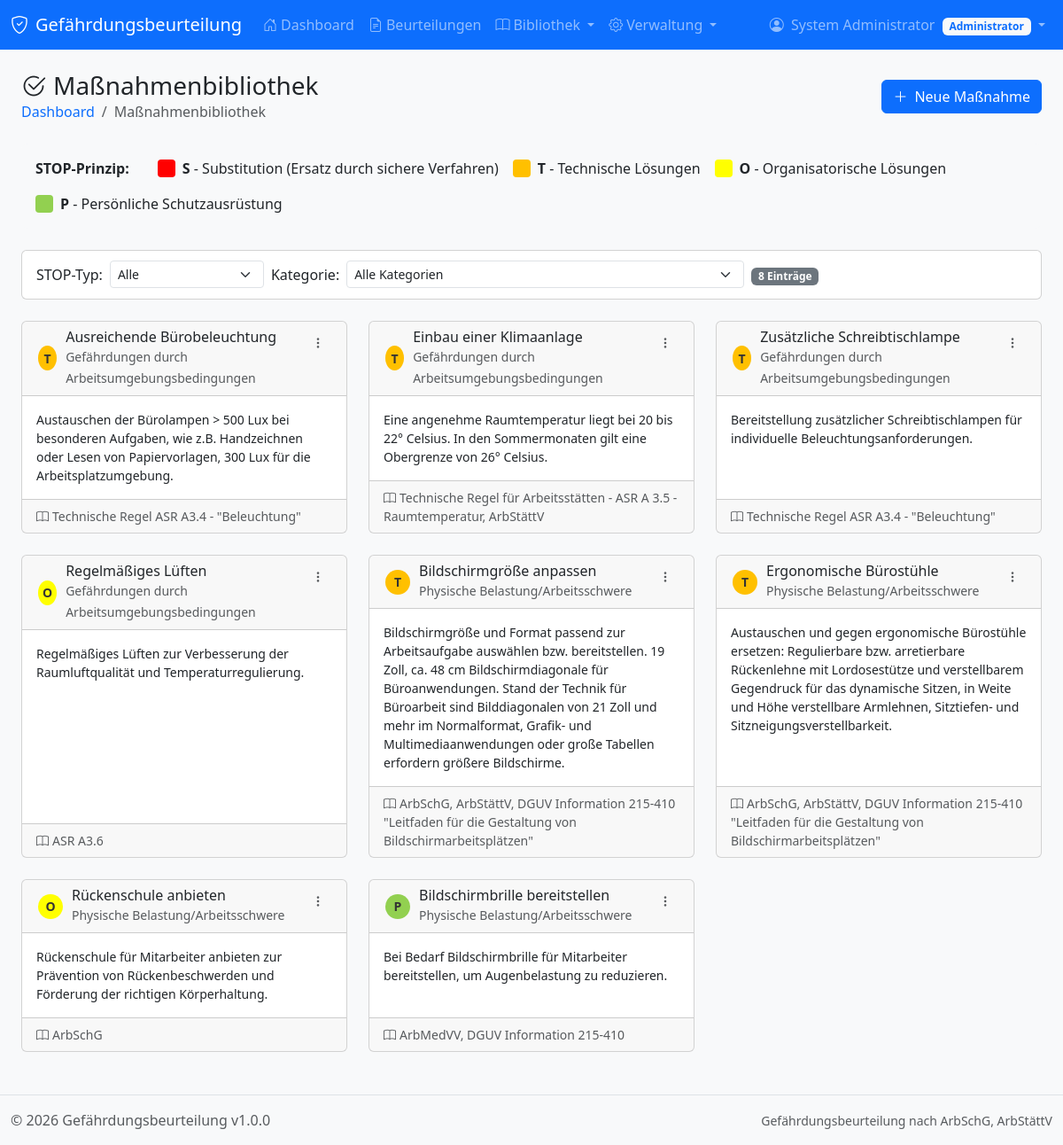
/bibliothek/massnahmen.php (signed in), run on the app's committed database.
### tables this page shows
CREATE TABLE `massnahmen_bibliothek` (
    `id` INT UNSIGNED NOT NULL AUTO_INCREMENT,
    `kategorie_id` INT UNSIGNED DEFAULT NULL,
    `titel` VARCHAR(200) NOT NULL,
    `beschreibung` TEXT NOT NULL,
    `stop_typ` ENUM('S', 'T', 'O', 'P') NOT NULL,
    `gesetzliche_grundlage` TEXT DEFAULT NULL,
    `erstellt_von` INT UNSIGNED DEFAULT NULL,
    `erstellt_am` DATETIME NOT NULL DEFAULT CURRENT_TIMESTAMP,
    `aktualisiert_am` DATETIME NOT NULL DEFAULT CURRENT_TIMESTAMP ON UPDATE CURRENT_TIMESTAMP,
    PRIMARY KEY (`id`),
    KEY `idx_kategorie` (`kategorie_id`),
    KEY `idx_stop_typ` (`stop_typ`),
    CONSTRAINT `fk_massnahme_kategorie` FOREIGN KEY (`kategorie_id`) REFERENCES `gefaehrdung_kategorien` (`id`) ON DELETE SET NULL,
    CONSTRAINT `fk_massnahme_benutzer` FOREIGN KEY (`erstellt_von`) REFERENCES `benutzer` (`id`) ON DELETE SET NULL
);

CREATE TABLE `gefaehrdung_kategorien` (
    `id` INT UNSIGNED NOT NULL AUTO_INCREMENT,
    `nummer` VARCHAR(10) NOT NULL,
    `name` VARCHAR(200) NOT NULL,
    `beschreibung` TEXT DEFAULT NULL,
    `sortierung` INT NOT NULL DEFAULT 0,
    PRIMARY KEY (`id`),
    UNIQUE KEY `idx_nummer` (`nummer`)
);

### config/config.php (called while the page is built, shortened)
<?php
function isLoggedIn() {
    return isset($_SESSION['user_id']);
}
function getCurrentUser() {
    return $_SESSION['user'] ?? null;
}
function hasRole($requiredRole) {
    $user = getCurrentUser();
    return $user['rolle'] >= $requiredRole;
}
function sanitize($input) {
    return htmlspecialchars(trim($input), ENT_QUOTES, 'UTF-8');
}

### config/database.php (called while the page is built, shortened)
<?php
class Database {
    private static $instance = null;
    private $connection;
    private function __construct() {
        try {
            $dsn = "mysql:host=" . DB_HOST . ";dbname=" . DB_NAME . ";charset=" . DB_CHARSET;
            $options = [
                PDO::ATTR_ERRMODE => PDO::ERRMODE_EXCEPTION,
                PDO::ATTR_DEFAULT_FETCH_MODE => PDO::FETCH_ASSOC,
                PDO::ATTR_EMULATE_PREPARES => false,
            ];
            $this->connection = new PDO($dsn, DB_USER, DB_PASS, $options);
        } catch (PDOException $e) {
            die("Datenbankverbindung fehlgeschlagen: " . $e->getMessage());
        }
    }
    public static function getInstance() {
        if (self::$instance === null) {
            self::$instance = new self();
        }
        return self::$instance;
    }
    public function query($sql, $params = []) {
        $stmt = $this->connection->prepare($sql);
        $stmt->execute($params);
        return $stmt;
    }
    public function fetchAll($sql, $params = []) {
        return $this->query($sql, $params)->fetchAll();
    }
}

### bibliothek/massnahmen.php (the view, shortened to what this page needs)
<?php
require_once __DIR__ . '/../config/config.php';
$db = Database::getInstance();
$sql = "
    SELECT mb.*, gk.name as kategorie_name,
           CONCAT(b.vorname, ' ', b.nachname) as erstellt_von_name
    FROM massnahmen_bibliothek mb
    LEFT JOIN gefaehrdung_kategorien gk ON mb.kategorie_id = gk.id
    LEFT JOIN benutzer b ON mb.erstellt_von = b.id
    WHERE 1=1
";
$params = [];
$sql .= " ORDER BY gk.sortierung, mb.stop_typ, mb.titel";
$massnahmen = $db->fetchAll($sql, $params);
require_once __DIR__ . '/../templates/header.php';
?>
<div class="container-fluid">
    <div class="d-flex justify-content-between align-items-center mb-4">
        <div>
            <h1 class="h3 mb-0">
                <i class="bi bi-check2-circle me-2"></i>Maßnahmenbibliothek
            </h1>
            <nav aria-label="breadcrumb">
                <ol class="breadcrumb mb-0">
                    <li class="breadcrumb-item"><a href="<?= BASE_URL ?>/index.php">Dashboard</a></li>
                    <li class="breadcrumb-item active">Maßnahmenbibliothek</li>
                </ol>
            </nav>
        </div>
        <button type="button" class="btn btn-primary" data-bs-toggle="modal" data-bs-target="#massnahmeModal">
            <i class="bi bi-plus-lg me-2"></i>Neue Maßnahme
        </button>
    </div>
    <div class="stop-legend mb-4">
        <strong class="me-3">STOP-Prinzip:</strong>
        <div class="stop-legend-item">
            <div class="stop-legend-color" style="background-color: var(--stop-s);"></div>
            <span><strong>S</strong> - Substitution (Ersatz durch sichere Verfahren)</span>
        </div>
        <div class="stop-legend-item">
            <div class="stop-legend-color" style="background-color: var(--stop-t);"></div>
            <span><strong>T</strong> - Technische Lösungen</span>
        </div>
        <div class="stop-legend-item">
            <div class="stop-legend-color" style="background-color: var(--stop-o);"></div>
            <span><strong>O</strong> - Organisatorische Lösungen</span>
        </div>
        <div class="stop-legend-item">
            <div class="stop-legend-color" style="background-color: var(--stop-p);"></div>
            <span><strong>P</strong> - Persönliche Schutzausrüstung</span>
        </div>
    </div>
    <div class="card mb-4">
        <div class="card-body py-2">
            <form method="GET" class="row g-2 align-items-center">
                <div class="col-auto">
                    <label class="col-form-label">STOP-Typ:</label>
                </div>
                <div class="col-auto">
                    <select name="stop" class="form-select form-select-sm" onchange="this.form.submit()">
                        <option value="">Alle</option>
                    </select>
                </div>
                <div class="col-auto">
                    <label class="col-form-label">Kategorie:</label>
                </div>
                <div class="col-auto">
                    <select name="kategorie" class="form-select form-select-sm" onchange="this.form.submit()">
                        <option value="">Alle Kategorien</option>
                    </select>
                </div>
                <div class="col-auto">
                    <span class="badge bg-secondary"><?= count($massnahmen) ?> Einträge</span>
                </div>
            </form>
        </div>
    </div>
    <?php if (empty($massnahmen)): ?>
    <div class="card">
        <div class="card-body empty-state">
            <i class="bi bi-check2-circle"></i>
            <h5>Keine Maßnahmen in der Bibliothek</h5>
            <p class="text-muted">Fügen Sie häufig verwendete Maßnahmen zur Bibliothek hinzu, um sie wiederverwenden zu können.</p>
        </div>
    </div>
    <?php else: ?>
    <div class="row">
        <?php foreach ($massnahmen as $mass): ?>
        <div class="col-md-6 col-lg-4 mb-4">
            <div class="card h-100 library-card">
                <div class="card-header d-flex justify-content-between align-items-start">
                    <div class="d-flex align-items-center gap-2">
                        <span class="stop-badge stop-<?= strtolower($mass['stop_typ']) ?>"><?= $mass['stop_typ'] ?></span>
                        <div>
                            <h6 class="mb-0"><?= sanitize($mass['titel']) ?></h6>
                            <?php if ($mass['kategorie_name']): ?>
                            <small class="text-muted"><?= sanitize($mass['kategorie_name']) ?></small>
                            <?php endif; ?>
                        </div>
                    </div>
                    <div class="dropdown">
                        <button class="btn btn-sm btn-link text-muted" data-bs-toggle="dropdown">
                            <i class="bi bi-three-dots-vertical"></i>
                        </button>
                    </div>
                </div>
                <div class="card-body">
                    <p class="card-text small"><?= nl2br(sanitize($mass['beschreibung'])) ?></p>
                </div>
                <?php if ($mass['gesetzliche_grundlage']): ?>
                <div class="card-footer small text-muted">
                    <i class="bi bi-book me-1"></i><?= sanitize($mass['gesetzliche_grundlage']) ?>
                </div>
                <?php endif; ?>
            </div>
        </div>
        <?php endforeach; ?>
    </div>
    <?php endif; ?>
</div>
<?php require_once __DIR__ . '/../templates/footer.php'; ?>

### templates/header.php (shortened to what this page needs)
<?php
require_once __DIR__ . '/../config/config.php';
$currentUser = getCurrentUser();
?>
<!DOCTYPE html>
<html lang="de">
<head>
    <link href="https://cdn.jsdelivr.net/npm/bootstrap@5.3.2/dist/css/bootstrap.min.css" rel="stylesheet">
    <link href="https://cdn.jsdelivr.net/npm/bootstrap-icons@1.11.1/font/bootstrap-icons.css" rel="stylesheet">
    <link href="<?= BASE_URL ?>/assets/css/style.css" rel="stylesheet">
</head>
<body>
    <?php if (isLoggedIn()): ?>
    <nav class="navbar navbar-expand-lg navbar-dark bg-primary">
        <div class="container-fluid">
            <a class="navbar-brand" href="<?= BASE_URL ?>/index.php">
                <i class="bi bi-shield-check me-2"></i><?= APP_NAME ?>
            </a>
            <div class="collapse navbar-collapse" id="navbarNav">
                <ul class="navbar-nav me-auto">
                    <li class="nav-item">
                        <a class="nav-link" href="<?= BASE_URL ?>/index.php">
                            <i class="bi bi-house-door me-1"></i>Dashboard
                        </a>
                    </li>
                    <li class="nav-item">
                        <a class="nav-link" href="<?= BASE_URL ?>/beurteilungen.php">
                            <i class="bi bi-file-earmark-text me-1"></i>Beurteilungen
                        </a>
                    </li>
                    <?php if (hasRole(ROLE_EDITOR)): ?>
                    <li class="nav-item dropdown">
                        <a class="nav-link dropdown-toggle" href="#" data-bs-toggle="dropdown">
                            <i class="bi bi-book me-1"></i>Bibliothek
                        </a>
                    </li>
                    <?php endif; ?>
                    <?php if (hasRole(ROLE_ADMIN)): ?>
                    <li class="nav-item dropdown">
                        <a class="nav-link dropdown-toggle" href="#" data-bs-toggle="dropdown">
                            <i class="bi bi-gear me-1"></i>Verwaltung
                        </a>
                    </li>
                    <?php endif; ?>
                </ul>
                <ul class="navbar-nav">
                    <li class="nav-item dropdown">
                        <a class="nav-link dropdown-toggle" href="#" data-bs-toggle="dropdown">
                            <i class="bi bi-person-circle me-1"></i>
                            <?= sanitize($currentUser['voller_name']) ?>
                            <span class="badge bg-light text-primary ms-1">
                                <?= $GLOBALS['ROLE_NAMES'][$currentUser['rolle']] ?? '' ?>
                            </span>
                        </a>
                    </li>
                </ul>
            </div>
        </div>
    </nav>
    <?php endif; ?>
    <main class="<?= isLoggedIn() ? 'container-fluid py-4' : '' ?>">

### assets/css/style.css (style rules this page uses)
:root { --risk-low: #92D050; --risk-medium: #FFFF00; --risk-high: #FFC000; --risk-critical: #FF0000; --stop-s: #FF0000; --stop-t: #FFC000; --stop-o: #FFFF00; --stop-p: #92D050; }
body { min-height: 100vh; display: flex; flex-direction: column; background-color: #f8f9fa; }
main { flex: 1; }
.stop-badge { display: inline-flex; align-items: center; justify-content: center; width: 28px; height: 28px; border-radius: 50%; font-weight: bold; font-size: 0.875rem; margin: 2px; }
.stop-t { background-color: var(--stop-t); color: #333; }
.stop-o { background-color: var(--stop-o); color: #333; }
.stop-p { background-color: var(--stop-p); color: #333; }
.stop-legend { display: flex; flex-wrap: wrap; gap: 1rem; padding: 1rem; background-color: #f8f9fa; border-radius: 0.5rem; margin-bottom: 1rem; }
.stop-legend-item { display: flex; align-items: center; gap: 0.5rem; }
.stop-legend-color { width: 20px; height: 20px; border-radius: 4px; }
.library-card { transition: all 0.2s; cursor: pointer; }
.breadcrumb-item a { text-decoration: none; }

### data on the page
massnahmen_bibliothek: id "Administrator", stop_typ "T", titel "Ausreichende Bürobeleuchtung", kategorie.name "Gefährdungen durch Arbeitsumgebungsbedingungen", beschreibung "Austauschen der Bürolampen > 500 Lux bei besonderen Aufgaben, wie z.B. Handzeichnen oder Lesen von Papiervorlagen, 300 Lux für die Arbeitsplatzumgebung.", gesetzliche_grundlage "Technische Regel ASR A3.4 - \"Beleuchtung\""
massnahmen_bibliothek: stop_typ "T", titel "Einbau einer Klimaanlage", kategorie.name "Gefährdungen durch Arbeitsumgebungsbedingungen", beschreibung "Eine angenehme Raumtemperatur liegt bei 20 bis 22° Celsius. In den Sommermonaten gilt eine Obergrenze von 26° Celsius.", gesetzliche_grundlage "Technische Regel für Arbeitsstätten - ASR A 3.5 - Raumtemperatur, ArbStättV"
massnahmen_bibliothek: stop_typ "T", titel "Zusätzliche Schreibtischlampe", kategorie.name "Gefährdungen durch Arbeitsumgebungsbedingungen", beschreibung "Bereitstellung zusätzlicher Schreibtischlampen für individuelle Beleuchtungsanforderungen.", gesetzliche_grundlage "Technische Regel ASR A3.4 - \"Beleuchtung\""
massnahmen_bibliothek: stop_typ "O", titel "Regelmäßiges Lüften", kategorie.name "Gefährdungen durch Arbeitsumgebungsbedingungen", beschreibung "Regelmäßiges Lüften zur Verbesserung der Raumluftqualität und Temperaturregulierung.", gesetzliche_grundlage "ASR A3.6"
massnahmen_bibliothek: stop_typ "T", titel "Bildschirmgröße anpassen", kategorie.name "Physische Belastung/Arbeitsschwere", beschreibung "Bildschirmgröße und Format passend zur Arbeitsaufgabe auswählen bzw. bereitstellen. 19 Zoll, ca. 48 cm Bildschirmdiagonale für Büroanwendungen. Stand der Technik für Büroarbeit sind Bilddiagonalen von 21 Zoll und mehr im Normalformat, Grafik- und Multimediaanwendungen oder große Tabellen erfordern größere Bildschirme.", gesetzliche_grundlage "ArbSchG, ArbStättV, DGUV Information 215-410 \"Leitfaden für die Gestaltung von Bildschirmarbeitsplätzen\""
massnahmen_bibliothek: stop_typ "T", titel "Ergonomische Bürostühle", kategorie.name "Physische Belastung/Arbeitsschwere", beschreibung "Austauschen und gegen ergonomische Bürostühle ersetzen: Regulierbare bzw. arretierbare Rückenlehne mit Lordosestütze und verstellbarem Gegendruck für das dynamische Sitzen, in Weite und Höhe verstellbare Armlehnen, Sitztiefen- und Sitzneigungsverstellbarkeit.", gesetzliche_grundlage "ArbSchG, ArbStättV, DGUV Information 215-410 \"Leitfaden für die Gestaltung von Bildschirmarbeitsplätzen\""
massnahmen_bibliothek: stop_typ "O", titel "Rückenschule anbieten", kategorie.name "Physische Belastung/Arbeitsschwere", beschreibung "Rückenschule für Mitarbeiter anbieten zur Prävention von Rückenbeschwerden und Förderung der richtigen Körperhaltung.", gesetzliche_grundlage "ArbSchG"
massnahmen_bibliothek: stop_typ "P", titel "Bildschirmbrille bereitstellen", kategorie.name "Physische Belastung/Arbeitsschwere", beschreibung "Bei Bedarf Bildschirmbrille für Mitarbeiter bereitstellen, um Augenbelastung zu reduzieren.", gesetzliche_grundlage "ArbMedVV, DGUV Information 215-410"

### other printed values
APP_NAME "Gefährdungsbeurteilung"
$currentUser['voller_name'] "System Administrator"
count($massnahmen) "8"
APP_VERSION "1.0.0"
